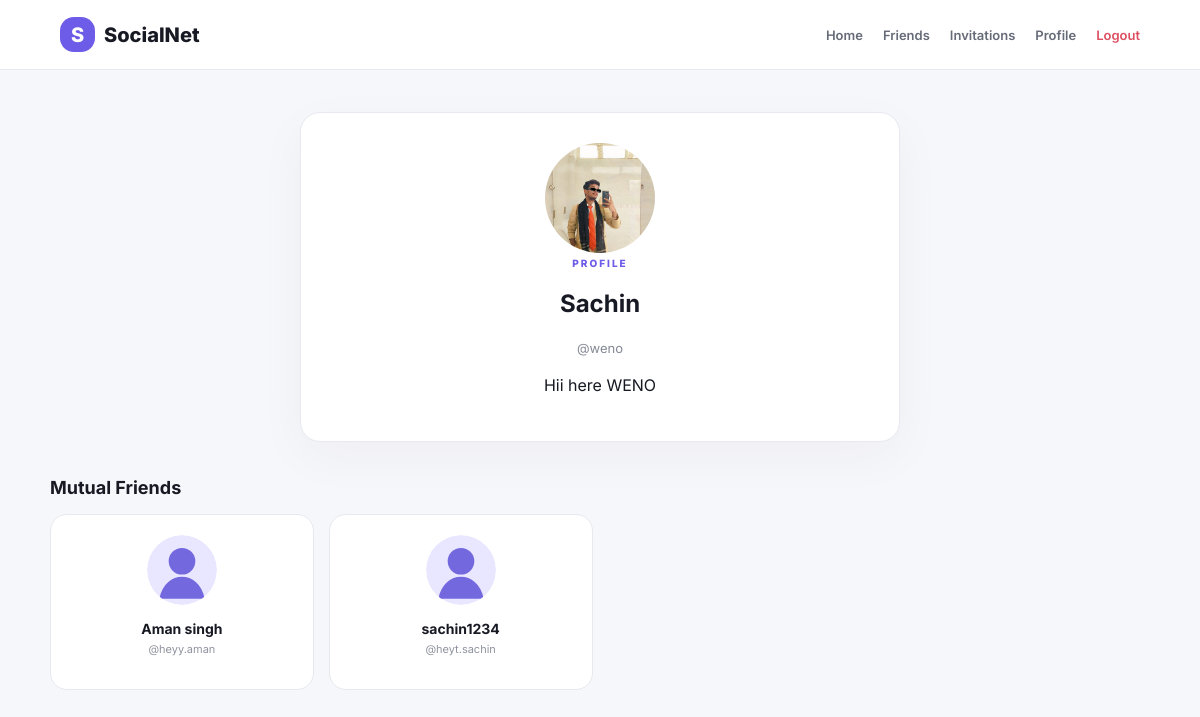
Page /user/11 (signed in) on the committed database.
### tables this page shows
CREATE TABLE users (
    id INTEGER PRIMARY KEY AUTOINCREMENT,
    name TEXT NOT NULL,
    username TEXT NOT NULL COLLATE NOCASE UNIQUE,
    email TEXT NOT NULL COLLATE NOCASE UNIQUE,
    password_hash TEXT NOT NULL,
    bio TEXT DEFAULT '',
    profile_picture TEXT NOT NULL DEFAULT 'default-avatar.svg',
    is_blocked INTEGER NOT NULL DEFAULT 0,
    created_at TEXT NOT NULL DEFAULT CURRENT_TIMESTAMP
);

### app.py (the view)
@app.route("/user/<int:user_id>")
@login_required
def view_user(user_id):
    con = get_db()
    other = con.execute("SELECT * FROM users WHERE id=?", (user_id,)).fetchone()
    if not other:
        con.close()
        flash("User not found.", "error")
        return redirect(url_for("search"))
    status = relationship_status(con, session["user_id"], user_id)
    mutual = con.execute(
        """SELECT u.* FROM users u
           JOIN friendships f1 ON f1.friend_id=u.id AND f1.user_id=?
           JOIN friendships f2 ON f2.friend_id=u.id AND f2.user_id=?
           WHERE u.id NOT IN (?,?)""",
        (session["user_id"], user_id, session["user_id"], user_id)
    ).fetchall()
    con.close()
    return render_template("view_user.html", other=other, status=status, mutual=mutual)

### app.py (called while the page is built, shortened)
def get_db():
    con = sqlite3.connect(DB_PATH)
    con.row_factory = sqlite3.Row
    con.execute("PRAGMA foreign_keys = ON")
    return con

def login_required(view):
    @wraps(view)
    def wrapped(*args, **kwargs):
        if "user_id" not in session:
            flash("Please log in to continue.", "error")
            return redirect(url_for("login"))
        return view(*args, **kwargs)
    return wrapped

def relationship_status(con, me, other):
    if me == other:
        return "self"

@app.context_processor
def common_context():
    pending = 0
    if "user_id" in session:
        con = get_db()
        pending = con.execute(
            "SELECT COUNT(*) FROM friend_requests WHERE receiver_id=? AND status='pending'",
            (session["user_id"],)
        ).fetchone()[0]
        con.close()
    return {"pending_count": pending, "logged_in": "user_id" in session}

### templates/view_user.html (shortened to what this page needs)
{% extends "base.html" %}{% block title %}{{ other['name'] }} · SocialNet{% endblock %}
{% block content %}<div class="wrap"><section class="card public-profile"><img class="public-avatar" src="{{ url_for('static',filename='uploads/'+other['profile_picture']) }}"><p class="eyebrow">PROFILE</p><h1>{{ other['name'] }}</h1><p class="muted">@{{ other['username'] }}</p><p>{{ other['bio'] or 'No bio added yet.' }}</p>
</section><div class="section-title"><h2>Mutual Friends</h2></div><div class="grid">{% for m in mutual %}<article class="person"><img src="{{ url_for('static',filename='uploads/'+m['profile_picture']) }}"><h3>{{ m['name'] }}</h3><p>@{{ m['username'] }}</p></article>{% else %}<div class="empty">No mutual friends yet.</div>{% endfor %}</div></div>{% endblock %}

### templates/base.html (shortened to what this page needs)
<!doctype html>
<html lang="en">
<head>
<link rel="stylesheet" href="{{ url_for('static', filename='css/style.css') }}">
</head>
<body>
{% if logged_in %}
<header class="topbar">
  <a class="brand" href="{{ url_for('dashboard') }}"><span>S</span> SocialNet</a>
  <nav>
    <a href="{{ url_for('dashboard') }}">Home</a>
    <a href="{{ url_for('friends') }}">Friends</a>
    <a href="{{ url_for('requests_page') }}">Invitations {% if pending_count %}<b class="badge">{{ pending_count }}</b>{% endif %}</a>
    <a href="{{ url_for('profile') }}">Profile</a>
    <a class="logout" href="{{ url_for('logout') }}">Logout</a>
  </nav>
</header>
{% endif %}
<main>{% block content %}{% endblock %}</main>
</body>
</html>

### static/css/style.css (style rules this page uses)
* { box-sizing:border-box }
body { margin:0;background:#f6f7fb;color:#171923;font-family:Inter,Arial,sans-serif }
a { text-decoration:none;color:inherit }
.topbar { height:70px;background:#fff;border-bottom:1px solid #e8e9ef;padding:0 5%;display:flex;align-items:center;justify-content:space-between;position:sticky;top:0;z-index:10 }
.brand { font-size:20px;font-weight:800;display:flex;gap:9px;align-items:center }
.brand span,.logo { background:#6c5ce7;color:#fff;display:grid;place-items:center;border-radius:14px;font-weight:800 }
.brand span { width:35px;height:35px }
.topbar nav { display:flex;align-items:center;gap:20px;font-size:13px;font-weight:600;color:#666b78 }
.logout { color:#dc4f61!important }
.eyebrow { font-size:10px;letter-spacing:2px;font-weight:800;color:#6c5ce7;margin:0 0 11px }
.card { background:#fff;border:1px solid #e8e9ef;border-radius:20px;padding:30px;box-shadow:0 15px 50px #29243c0a }
.muted { color:#858a96;font-size:13px;line-height:1.6 }
.wrap,.admin-wrap { max-width:1150px;margin:auto;padding:42px 25px }
.section-title { display:flex;align-items:center;justify-content:space-between;margin:35px 0 16px }
.section-title h2 { font-size:18px;margin:0 }
.grid { display:grid;grid-template-columns:repeat(4,1fr);gap:15px }
.person { text-align:center;background:#fff;border:1px solid #e8e9ef;border-radius:17px;padding:20px;transition:.2s }
.person>img { width:70px;height:70px;object-fit:cover;border-radius:50%;margin-bottom:8px }
.person h3 { font-size:14px;margin:3px }
.person p { font-size:11px;color:#90949f;margin:5px 0 13px }
.public-profile { text-align:center;max-width:600px;margin:auto }
.public-avatar { width:110px;height:110px;border-radius:50%;object-fit:cover }

### rows in the picture
users: profile_picture (picture), name "Sachin", username "weno", bio "Hii here WENO"
users: profile_picture (placeholder picture), name "Aman singh", username "heyy.aman"
users: profile_picture (placeholder picture), name "sachin1234", username "heyt.sachin"
